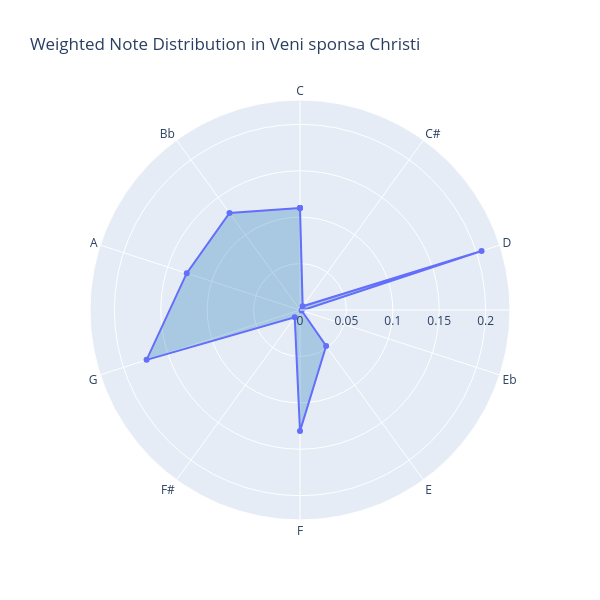

This figure's notebook cell:
### Code cell
# set title and size
chart_title = 'Weighted Note Distribution in ' + piece.metadata['title']
height = 600
width = 600

# to close the diagram, we add the first row again at the end:
weighted_notes_sorted.iloc[-1] = weighted_notes_sorted.iloc[0]
weighted_notes_sorted

# pitch class order is imported from sorting_lists.py.  We could also omit 

pitch_sequence = pitch_class_order_with_rests

# Single piece plot
fig = px.line_polar(
    weighted_notes_sorted,
    r='scaled',
    theta='pitch_class',
    category_orders={'pitch': pitch_sequence},
    line_close=True,
    range_r=[0, weighted_notes_sorted['scaled'].max() * 1.1],
    markers=True,
    title = chart_title,
    height=height,
    width=width
    
)

fig.update_traces(
    fill='toself',
    fillcolor='rgba(31, 119, 180, 0.3)',
    line=dict(width=2))

fig.show()  

# Save the figure as an interactive HTML file
fig.write_html("weighted_notes.html")

### Figure 1 — Plotly figure (JSON) as saved in the notebook; plotly's stock layout.template omitted (floating-point values rounded to 4 significant figures)
{"data": [{"fill": "toself", "fillcolor": "rgba(31, 119, 180, 0.3)", "hovertemplate": "scaled=%{r}<br>pitch_class=%{theta}<extra></extra>", "legendgroup": "", "line": {"color": "#636efa", "dash": "solid", "width": 2}, "marker": {"symbol": "circle"}, "mode": "lines+markers", "name": "", "r": [0.1098, 0.0049, 0.2057, 0.0018, 0.0479, 0.1305, 0.0097, 0.1738, 0.1283, 0.1292, 0.1098, 0.1098], "showlegend": false, "subplot": "polar", "theta": ["C", "C#", "D", "Eb", "E", "F", "F#", "G", "A", "Bb", "C", "C"], "type": "scatterpolar"}], "layout": {"height": 600, "legend": {"tracegroupgap": 0}, "polar": {"angularaxis": {"direction": "clockwise", "rotation": 90}, "domain": {"x": [0, 1], "y": [0, 1]}, "radialaxis": {"range": [0, 0.2263]}}, "title": {"text": "Weighted Note Distribution in Veni sponsa Christi"}, "width": 600}}
